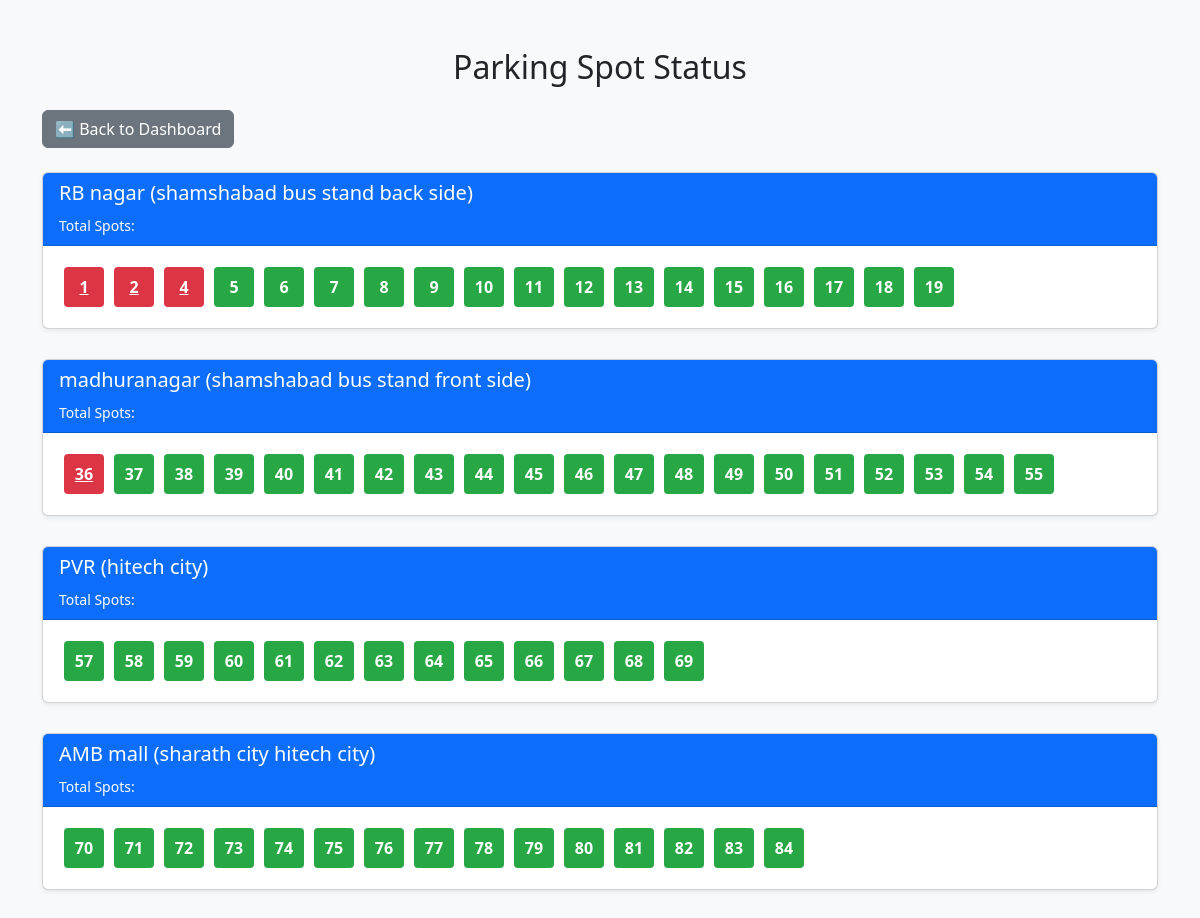
Page /spots/status on the committed database.
### models/models.py (models this page shows, shortened)
class ParkingLot(db.Model):
    __tablename__ = 'parking_lots'
    id = db.Column(db.Integer, primary_key=True)
    prime_location_name = db.Column(db.String(100), nullable=False)
    price = db.Column(db.Float, nullable=False)
    address = db.Column(db.String(200))
    pin_code = db.Column(db.String(10))
    max_spots = db.Column(db.Integer, nullable=False)
    spots = db.relationship('ParkingSpot', back_populates='parking_lot', lazy=True)

### controllers/admin_controller.py (the view)
@admin_bp.route('/spots/status')
def spot_status():
    lots = ParkingLot.query.all()
    all_lot_data = []
    for lot in lots:
        spot_data = []
        for spot in lot.spots:
            reservation = ReserveSpot.query.filter_by(spot_id=spot.id).order_by(ReserveSpot.parking_timestamp.desc()).first()
            spot_data.append({
                'id': spot.id,
                'status': spot.status,
                'reservation': reservation  # can be None
            })
        all_lot_data.append({
            'lot': lot,
            'spots': spot_data
        })
    return render_template('spot_status.html', lot_data=all_lot_data)

### templates/spot_status.html (shortened to what this page needs)
<!DOCTYPE html>
<html lang="en">
<head>
    <link href="https://cdn.jsdelivr.net/npm/bootstrap@5.3.0/dist/css/bootstrap.min.css" rel="stylesheet">
</head>
<body class="bg-light">
<div class="container mt-5">
    <h2 class="mb-4 text-center">Parking Spot Status</h2>
    <a href="{{ url_for('admin.dashboard') }}" class="btn btn-secondary mb-4">⬅ Back to Dashboard</a>
    {% for lot_block in lot_data %}
        <div class="card lot-card shadow-sm">
            <div class="card-header bg-primary text-white">
                <h5>{{ lot_block.lot.prime_location_name }} ({{ lot_block.lot.address }})</h5>
                <small>Total Spots: {{ lot_block.lot.maximum_number_of_spots }}</small>
            </div>
            <div class="card-body">
                <div class="spot-grid">
                    {% for spot in lot_block.spots %}
                        {% if spot.status == 'A' %}
                            <div class="spot-box available" title="Available">{{ spot.id }}</div>
                        {% else %}
                            <a href="{{ url_for('admin.view_vehicle_details', reservation_id=spot.reservation.id) }}"
                               class="spot-box occupied" title="Occupied">
                                {{ spot.id }}
                            </a>
                        {% endif %}
                    {% endfor %}
                </div>
            </div>
        </div>
    {% endfor %}
</div>
</body>
</html>

### templates/spot_status.html (style rules this page uses)
.spot-box { width: 40px; height: 40px; display: inline-flex; align-items: center; justify-content: center; margin: 5px; border-radius: 4px; font-weight: bold; color: white; cursor: pointer; }
.available { background-color: #28a745; }
.occupied { background-color: #dc3545; }
.lot-card { margin-bottom: 30px; }
.spot-grid { display: flex; flex-wrap: wrap; }

### rows in the picture
ParkingLot: lot.prime_location_name "RB nagar", lot.address "shamshabad bus stand back side"
ParkingLot: lot.prime_location_name "madhuranagar", lot.address "shamshabad bus stand front side"
ParkingLot: lot.prime_location_name "PVR", lot.address "hitech city"
ParkingLot: lot.prime_location_name "AMB mall", lot.address "sharath city hitech city"

### other values in the picture
{{ spot.id }} "1" "2" "4" "36"
{{ spot.id }} "5" "6" "7" "8" "9" "10" "11" "12" "13" "14" "15" "16" "17" "18" "19" "37" "38" "39" "40" "41" "42" "43" "44" "45" "46" "47" "48" "49" "50" "51" "52" "53" "54" "55" "57" "58" "59" "60" "61" "62" "63" "64" "65" "66" "67" "68" "69" "70" "71" "72" "73" "74" "75" "76" "77" "78" "79" "80" "81" "82" "83" "84"
